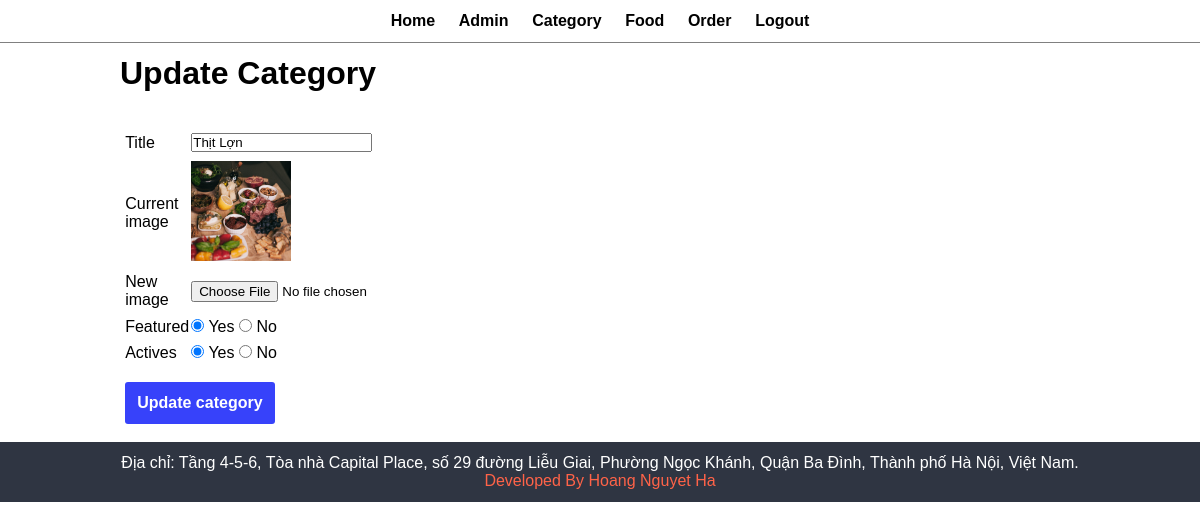
Screenshot of /admin/update_category.php?id=32 (signed in) with the database file from the repository.
### tables this page shows
CREATE TABLE `tbl_category` (
  `id` int(10) UNSIGNED NOT NULL,
  `title` varchar(50) NOT NULL,
  `image_name` varchar(50) NOT NULL,
  `featured` varchar(50) NOT NULL,
  `active` varchar(50) NOT NULL
);

### admin/update_category.php (the view, shortened to what this page needs)
<?php
include("detail/menu.php");
?>
<div class="main-contant">
    <div class="wrapper">
        <h1>Update Category</h1>
        <br><br>
        <?php
            if (isset($_GET["id"])){
                $id = $_GET["id"];
                $sql = "SELECT * FROM tbl_category WHERE id = '$id'";
                $res = mysqli_query($conn, $sql);
                $count = mysqli_num_rows($res);
                if ($count == 1 ){
                    $row = mysqli_fetch_assoc($res);
                    $title = $row["title"];
                    $current_image =$row['image_name'];
                    $featured = $row['featured'];
                    $active = $row['active'];
                }else {
                    $_SESSION['no_category_found'] = '<div class="error">Category no found !</div>';
                    header("location:".SITEURL."admin/manage_category.php");
                }
            }else {
                header("location:".SITEURL."admin/manage_category.php");
            }
        ?>
        <form action="" method="POST" enctype="multipart/form-data">
            <table class="tbl-30">
                <tr >
                    <td>Title</td>
                    <td>
                        <input type="text" name="title" value="<?php echo $title;?>">
                    </td>
                </tr>
                    <tr>
                    <td>Current image</td>
                    <td>
                        <?php
                        if ($current_image != "") {
                            ?>
                                <img src="<?php echo SITEURL; ?>images/category/<?php echo $current_image;?>" width="100px" height="100px">
                            <?php
                        } else {
                            echo '<div class="error">Image not added</div>';
                        }
                        ?>
                    </td>
                </tr>
                <tr>
                    <td>New image</td>
                    <td>
                        <input type="file" name="image" onchange="displayImage(this)">
                        <br>
                    </td>
                </tr>
                <tr>
                    <td>Featured</td>
                    <td>
                        <input <?php if ($featured == 'Yes'){echo "checked";}?>  type="radio" name="featured" value="Yes"> Yes
                        <input <?php if ($featured == 'No') {echo "checked";}?>  type="radio" name="featured" value="No"> No
                    </td>
                </tr>
                <tr>
                    <td>Actives</td>
                    <td>
                        <input <?php if ($active == 'Yes'){echo "checked";}?> type="radio" name="active" value="Yes"> Yes
                        <input <?php if ($active == 'No') {echo "checked";}?> type="radio" name="active" value="No"> No
                    </td>
                </tr>
                <tr>
                    <td colspan="2">
                        <input type="submit" name="submit" value="Update category" class="btn-primary" style="padding: 12px; margin-top: 12px;">
                    </td>
                </tr>
            </table>
        </form>
    </div>
</div>
<?php
include("detail/footer.php");
?>

### css/admin.css (style rules this page uses)
* { margin: 0; padding: 0; font-family: Arial, Helvetica, sans-serif; }
.wrapper { padding: 1%; width: 80%; margin: 0 auto; }
.tbl-30 { width: 30%; }
table tr td { padding: 1% ; }
.btn-primary { background-color: #3742fa ; padding: 1%; font-size: 16px; font-weight: 600; color: white; text-decoration: none; font-weight: 600; border: none; border-radius: 3px; cursor: pointer; }

### rows the page displays
tbl_category: title "Thịt Lợn", image_name (picture), featured "☑", active "☑"
